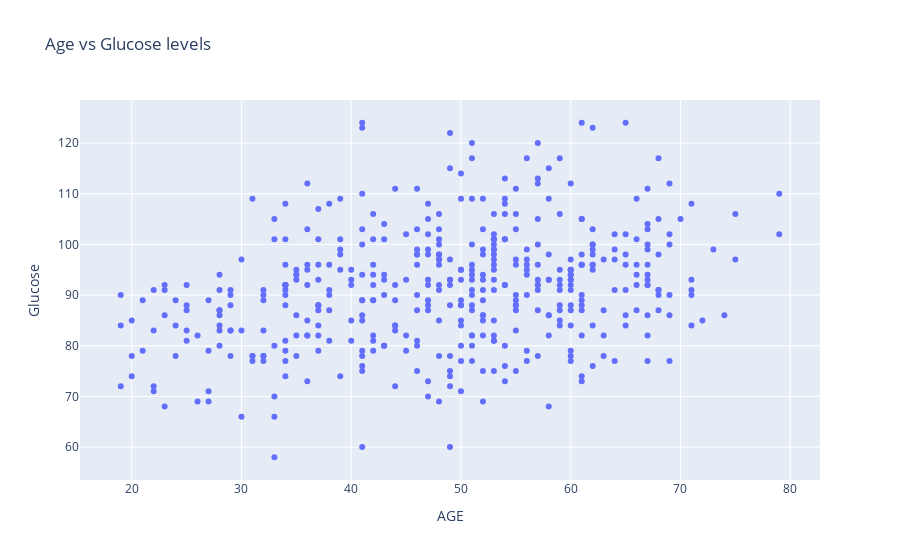

Source (notebook cell):
### Markdown cell above
&#9989; **(6 pt):** From the dataframe used above, make a scatter plot of glucose level versus age. Make sure to include a title.

### Code cell
## put your code here
import plotly.express as px

fig = px.scatter(df, x = df["AGE"], y = df["Glucose"], title="Age vs Glucose levels")
fig.show()

### Figure 1 — Plotly figure (JSON) as saved in the notebook; plotly's stock layout.template omitted (floating-point values rounded to 4 significant figures; data arrays with more than 128 entries replaced by an {"elided": "..."} marker saying what was removed)
{"data": [{"hovertemplate": "AGE=%{x}<br>Glucose=%{y}<extra></extra>", "legendgroup": "", "marker": {"color": "#636efa", "symbol": "circle"}, "mode": "markers", "name": "", "orientation": "v", "showlegend": false, "type": "scatter", "x": {"elided": "442 int values"}, "xaxis": "x", "y": {"elided": "442 int values"}, "yaxis": "y"}], "layout": {"legend": {"tracegroupgap": 0}, "title": {"text": "Age vs Glucose levels"}, "xaxis": {"anchor": "y", "domain": [0, 1], "title": {"text": "AGE"}}, "yaxis": {"anchor": "x", "domain": [0, 1], "title": {"text": "Glucose"}}}}
